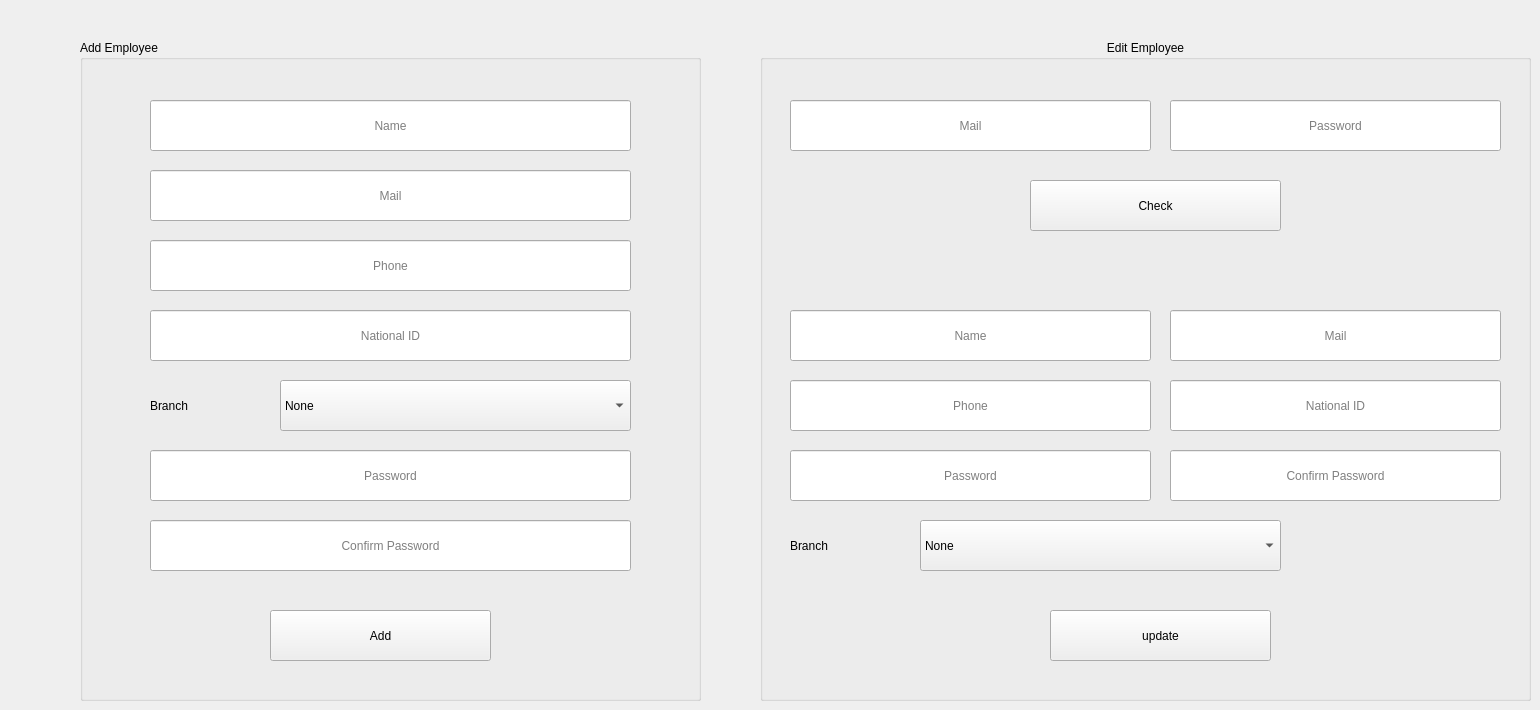
      <widget class="QWidget" name="tab_11">
       <attribute name="title">
        <string>Add Employee</string>
       </attribute>
       <widget class="QGroupBox" name="groupBox_5">
        <property name="geometry">
         <rect>
          <x>80</x>
          <y>40</y>
          <width>621</width>
          <height>661</height>
         </rect>
        </property>
        <property name="styleSheet">
         <string notr="true">font: 20pt &quot;Times New Roman&quot;;</string>
        </property>
        <property name="title">
         <string>Add Employee</string>
        </property>
        <widget class="QLineEdit" name="a_emp_phone">
         <property name="geometry">
          <rect>
           <x>70</x>
           <y>200</y>
           <width>481</width>
           <height>51</height>
          </rect>
         </property>
         <property name="styleSheet">
          <string notr="true">font: 75 20pt &quot;Times New Roman&quot;;</string>
         </property>
         <property name="alignment">
          <set>Qt::AlignCenter</set>
         </property>
         <property name="placeholderText">
          <string>Phone</string>
         </property>
        </widget>
        <widget class="QLineEdit" name="a_emp_nid">
         <property name="geometry">
          <rect>
           <x>70</x>
           <y>270</y>
           <width>481</width>
           <height>51</height>
          </rect>
         </property>
         <property name="styleSheet">
          <string notr="true">font: 75 20pt &quot;Times New Roman&quot;;</string>
         </property>
         <property name="alignment">
          <set>Qt::AlignCenter</set>
         </property>
         <property name="placeholderText">
          <string>National ID</string>
         </property>
        </widget>
        <widget class="QLineEdit" name="a_emp_mail">
         <property name="geometry">
          <rect>
           <x>70</x>
           <y>130</y>
           <width>481</width>
           <height>51</height>
          </rect>
         </property>
         <property name="styleSheet">
          <string notr="true">font: 75 20pt &quot;Times New Roman&quot;;</string>
         </property>
         <property name="alignment">
          <set>Qt::AlignCenter</set>
         </property>
         <property name="placeholderText">
          <string>Mail</string>
         </property>
        </widget>
        <widget class="QPushButton" name="emp_add_btn">
         <property name="geometry">
          <rect>
           <x>190</x>
           <y>570</y>
           <width>221</width>
           <height>51</height>
          </rect>
         </property>
         <property name="styleSheet">
          <string notr="true">font: 75 20pt &quot;Times New Roman&quot;;</string>
         </property>
         <property name="text">
          <string>Add</string>
         </property>
        </widget>
        <widget class="QLineEdit" name="a_emp_name">
         <property name="geometry">
          <rect>
           <x>70</x>
           <y>60</y>
           <width>481</width>
           <height>51</height>
          </rect>
         </property>
         <property name="styleSheet">
          <string notr="true">font: 75 20pt &quot;Times New Roman&quot;;</string>
         </property>
         <property name="alignment">
          <set>Qt::AlignCenter</set>
         </property>
         <property name="placeholderText">
          <string>Name</string>
         </property>
        </widget>
        <widget class="QLineEdit" name="a_emp_pass">
         <property name="geometry">
          <rect>
           <x>70</x>
           <y>410</y>
           <width>481</width>
           <height>51</height>
          </rect>
         </property>
         <property name="styleSheet">
          <string notr="true">font: 75 20pt &quot;Times New Roman&quot;;</string>
         </property>
         <property name="alignment">
          <set>Qt::AlignCenter</set>
         </property>
         <property name="placeholderText">
          <string>Password</string>
         </property>
        </widget>
        <widget class="QLineEdit" name="a_emp_cpass">
         <property name="geometry">
          <rect>
           <x>70</x>
           <y>480</y>
           <width>481</width>
           <height>51</height>
          </rect>
         </property>
         <property name="styleSheet">
          <string notr="true">font: 75 20pt &quot;Times New Roman&quot;;</string>
         </property>
         <property name="alignment">
          <set>Qt::AlignCenter</set>
         </property>
         <property name="placeholderText">
          <string>Confirm Password</string>
         </property>
        </widget>
        <widget class="QComboBox" name="a_emp_branch">
         <property name="geometry">
          <rect>
           <x>200</x>
           <y>340</y>
           <width>351</width>
           <height>51</height>
          </rect>
         </property>
         <item>
          <property name="text">
           <string>None</string>
          </property>
         </item>
        </widget>
        <widget class="QLabel" name="label_8">
         <property name="geometry">
          <rect>
           <x>70</x>
           <y>340</y>
           <width>101</width>
           <height>51</height>
          </rect>
         </property>
         <property name="text">
          <string>Branch</string>
         </property>
        </widget>
       </widget>
       <widget class="QGroupBox" name="groupBox_10">
        <property name="geometry">
         <rect>
          <x>760</x>
          <y>40</y>
          <width>771</width>
          <height>661</height>
         </rect>
        </property>
        <property name="styleSheet">
         <string notr="true">font: 20pt &quot;Times New Roman&quot;;</string>
        </property>
        <property name="title">
         <string>Edit Employee</string>
        </property>
        <property name="alignment">
         <set>Qt::AlignHCenter|Qt::AlignTop</set>
        </property>
        <property name="flat">
         <bool>false</bool>
        </property>
        <widget class="QLineEdit" name="e_emp_phone">
         <property name="geometry">
          <rect>
           <x>30</x>
           <y>340</y>
           <width>361</width>
           <height>51</height>
          </rect>
         </property>
         <property name="styleSheet">
          <string notr="true">font: 75 20pt &quot;Times New Roman&quot;;</string>
         </property>
         <property name="alignment">
          <set>Qt::AlignCenter</set>
         </property>
         <property name="placeholderText">
          <string>Phone</string>
         </property>
        </widget>
        <widget class="QLineEdit" name="e_emp_nid">
         <property name="geometry">
          <rect>
           <x>410</x>
           <y>340</y>
           <width>331</width>
           <height>51</height>
          </rect>
         </property>
         <property name="styleSheet">
          <string notr="true">font: 75 20pt &quot;Times New Roman&quot;;</string>
         </property>
         <property name="alignment">
          <set>Qt::AlignCenter</set>
         </property>
         <property name="placeholderText">
          <string>National ID</string>
         </property>
        </widget>
        <widget class="QLineEdit" name="c_emp_mail">
         <property name="geometry">
          <rect>
           <x>30</x>
           <y>60</y>
           <width>361</width>
           <height>51</height>
          </rect>
         </property>
         <property name="styleSheet">
          <string notr="true">font: 75 20pt &quot;Times New Roman&quot;;</string>
         </property>
         <property name="alignment">
          <set>Qt::AlignCenter</set>
         </property>
         <property name="placeholderText">
          <string>Mail</string>
         </property>
        </widget>
        <widget class="QPushButton" name="emp_update_btn">
         <property name="geometry">
          <rect>
           <x>290</x>
           <y>570</y>
           <width>221</width>
           <height>51</height>
          </rect>
         </property>
         <property name="styleSheet">
          <string notr="true">font: 75 20pt &quot;Times New Roman&quot;;</string>
         </property>
         <property name="text">
          <string>update</string>
         </property>
        </widget>
        <widget class="QLineEdit" name="e_emp_name">
         <property name="geometry">
          <rect>
           <x>30</x>
           <y>270</y>
           <width>361</width>
           <height>51</height>
          </rect>
         </property>
         <property name="styleSheet">
          <string notr="true">font: 75 20pt &quot;Times New Roman&quot;;</string>
         </property>
         <property name="alignment">
          <set>Qt::AlignCenter</set>
         </property>
         <property name="placeholderText">
          <string>Name</string>
         </property>
        </widget>
        <widget class="QLineEdit" name="c_emp_pass">
         <property name="geometry">
          <rect>
           <x>410</x>
           <y>60</y>
           <width>331</width>
           <height>51</height>
          </rect>
         </property>
         <property name="styleSheet">
          <string notr="true">font: 75 20pt &quot;Times New Roman&quot;;</string>
         </property>
         <property name="alignment">
          <set>Qt::AlignCenter</set>
         </property>
         <property name="placeholderText">
          <string>Password</string>
         </property>
        </widget>
        <widget class="QLineEdit" name="e_emp_cpass">
         <property name="geometry">
          <rect>
           <x>410</x>
           <y>410</y>
           <width>331</width>
           <height>51</height>
          </rect>
         </property>
         <property name="styleSheet">
          <string notr="true">font: 75 20pt &quot;Times New Roman&quot;;</string>
         </property>
         <property name="alignment">
          <set>Qt::AlignCenter</set>
         </property>
         <property name="placeholderText">
          <string>Confirm Password</string>
         </property>
        </widget>
        <widget class="QPushButton" name="c_emp_check_btn">
         <property name="geometry">
          <rect>
           <x>270</x>
           <y>140</y>
           <width>251</width>
           <height>51</height>
          </rect>
         </property>
         <property name="styleSheet">
          <string notr="true">font: 75 20pt &quot;Times New Roman&quot;;</string>
         </property>
         <property name="text">
          <string>Check</string>
         </property>
        </widget>
        <widget class="QLineEdit" name="e_emp_mail">
         <property name="geometry">
          <rect>
           <x>410</x>
           <y>270</y>
           <width>331</width>
           <height>51</height>
          </rect>
         </property>
         <property name="styleSheet">
          <string notr="true">font: 75 20pt &quot;Times New Roman&quot;;</string>
         </property>
         <property name="alignment">
          <set>Qt::AlignCenter</set>
         </property>
         <property name="placeholderText">
          <string>Mail</string>
         </property>
        </widget>
        <widget class="QLineEdit" name="e_emp_pass">
         <property name="geometry">
          <rect>
           <x>30</x>
           <y>410</y>
           <width>361</width>
           <height>51</height>
          </rect>
         </property>
         <property name="styleSheet">
          <string notr="true">font: 75 20pt &quot;Times New Roman&quot;;</string>
         </property>
         <property name="alignment">
          <set>Qt::AlignCenter</set>
         </property>
         <property name="placeholderText">
          <string>Password</string>
         </property>
        </widget>
        <widget class="QComboBox" name="e_emp_branch">
         <property name="geometry">
          <rect>
           <x>160</x>
           <y>480</y>
           <width>361</width>
           <height>51</height>
          </rect>
         </property>
         <item>
          <property name="text">
           <string>None</string>
          </property>
         </item>
        </widget>
        <widget class="QLabel" name="label_7">
         <property name="geometry">
          <rect>
           <x>30</x>
           <y>480</y>
           <width>101</width>
           <height>51</height>
          </rect>
         </property>
         <property name="text">
          <string>Branch</string>
         </property>
        </widget>
       </widget>
      </widget>
